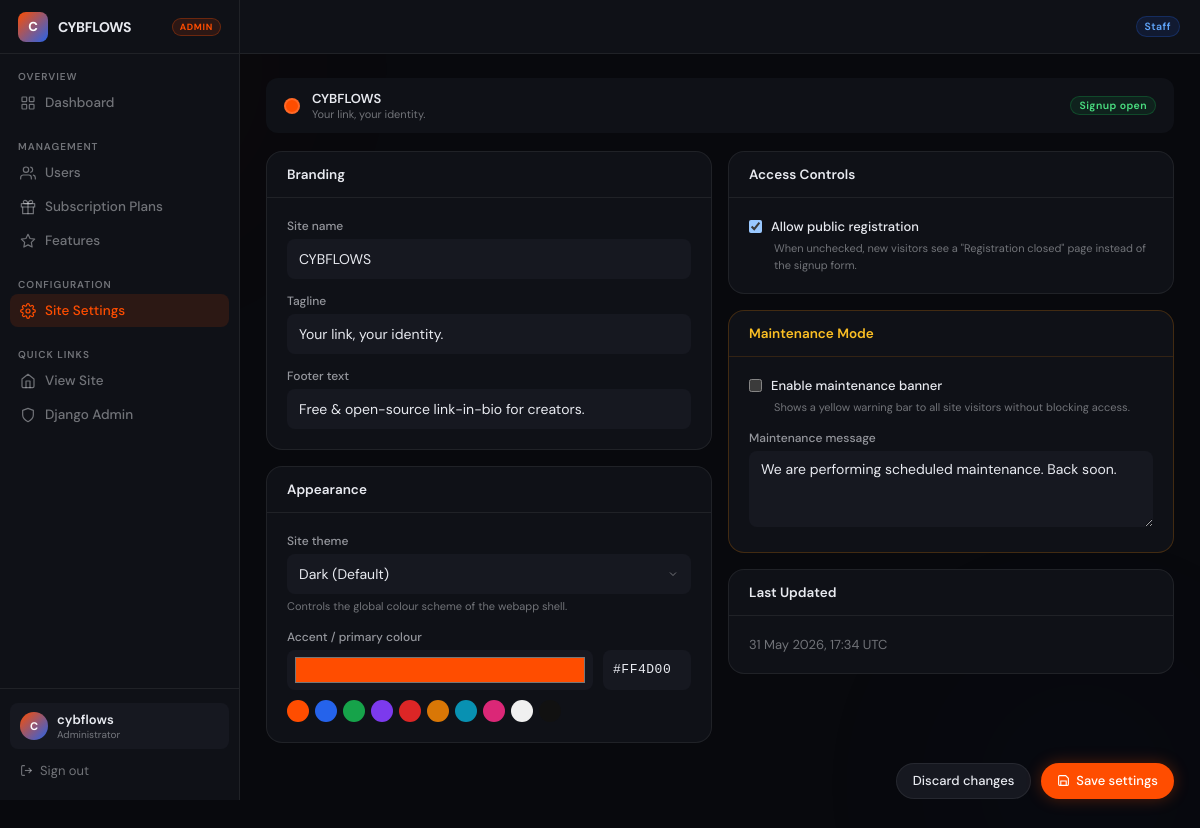
Page /siteadmin/settings/ (signed in) on the committed database.
### siteadmin/models.py (models this page shows, shortened)
class SiteSettings(models.Model):
    site_name       = models.CharField(max_length=80, default='CybFlows')
    tagline         = models.CharField(max_length=160, blank=True,
                                       default='Your link, your identity.')
    site_theme      = models.CharField(max_length=20, choices=SITE_THEME_CHOICES, default='dark')
    accent_color    = models.CharField(max_length=7, default='#ff4d00')
    allow_signup    = models.BooleanField(default=True)
    maintenance     = models.BooleanField(default=False)
    maintenance_msg = models.TextField(blank=True,
                                       default='We are performing scheduled maintenance. Back soon.')
    footer_text     = models.CharField(max_length=200, blank=True,
                                       default='Free & open-source link-in-bio for creators.')
    updated_at      = models.DateTimeField(auto_now=True)
    class Meta:
        verbose_name = 'Site Settings'
    @classmethod
    def load(cls):
        obj, _ = cls.objects.get_or_create(pk=1)
        return obj

### accounts/models.py (models this page shows, shortened)
class User(AbstractUser):
    name    = models.CharField(max_length=120, blank=True)
    bio     = models.TextField(blank=True)
    avatar  = models.ImageField(upload_to='avatars/', blank=True)
    github  = models.URLField(blank=True)
    website = models.URLField(blank=True)
    twitter = models.URLField(blank=True)
    theme         = models.CharField(max_length=20, choices=THEME_CHOICES, default='default')
    color_primary = models.CharField(max_length=7, default='#ff4d00')
    color_bg      = models.CharField(max_length=7, default='#050505')
    color_text    = models.CharField(max_length=7, default='#f0f0f0')
    bg_image      = models.ImageField(upload_to='bg_images/', blank=True)
    profile_font   = models.CharField(max_length=30, choices=FONT_CHOICES, default='dm_sans')
    profile_layout = models.CharField(max_length=30, choices=LAYOUT_CHOICES, default='centered')
    username_changed_at    = models.DateTimeField(null=True, blank=True)
    username_changes_month = models.PositiveSmallIntegerField(default=0)
    username_change_month  = models.PositiveSmallIntegerField(default=0)  # stores month number
    username_change_year   = models.PositiveSmallIntegerField(default=0)  # stores year number

### siteadmin/views.py (the view)
# urls.py: path('settings/',                     views.site_settings,     name='admin_site_settings'),
@login_required
@staff_required
def site_settings(request):
    obj  = SiteSettings.load()
    form = SiteSettingsForm(instance=obj)
    if request.method == 'POST':
        form = SiteSettingsForm(request.POST, instance=obj)
        if form.is_valid():
            form.save()
            messages.success(request, 'Site settings saved.')
            return redirect('admin_site_settings')
    accent_presets = [
        ('#ff4d00','Orange'), ('#2563eb','Blue'),   ('#16a34a','Green'),
        ('#7c3aed','Purple'), ('#dc2626','Red'),     ('#d97706','Amber'),
        ('#0891b2','Cyan'),   ('#db2777','Pink'),    ('#f0f0f0','White'),
        ('#111111','Black'),
    ]
    return render(request, 'siteadmin/site_settings.html', {
        'form': form, 'obj': obj, 'accent_presets': accent_presets,
    })

### siteadmin/forms.py
class SiteSettingsForm(forms.ModelForm):
    class Meta:
        model  = SiteSettings
        fields = [
            'site_name', 'tagline', 'site_theme', 'accent_color',
            'allow_signup', 'maintenance', 'maintenance_msg', 'footer_text',
        ]
        widgets = {
            'accent_color':    forms.TextInput(attrs={'type': 'color'}),
            'maintenance_msg': forms.Textarea(attrs={'rows': 3}),
        }

### devbio/context_processors.py (called while the page is built)
def site_settings(request):
    try:
        from siteadmin.models import SiteSettings
        obj = SiteSettings.load()
    except Exception:
        obj = None
    return {'site_settings': obj}

### templates/siteadmin/site_settings.html (shortened to what this page needs)
{% extends "siteadmin/base.html" %}
{% block nav_settings %}active{% endblock %}
{% block content %}
<div id="preview-bar" style="margin-bottom:18px;padding:12px 18px;border-radius:var(--r-md);border:1px solid var(--border);display:flex;align-items:center;gap:12px;flex-wrap:wrap;background:var(--s1);">
  <span id="prev-dot" style="width:16px;height:16px;border-radius:50%;background:{{ obj.accent_color }};border:2px solid rgba(255,255,255,.15);flex-shrink:0;transition:background .2s;"></span>
  <div>
    <p style="font-size:13px;font-weight:600;" id="prev-name">{{ obj.site_name }}</p>
    <p style="font-size:11px;color:var(--muted);" id="prev-tagline">{{ obj.tagline }}</p>
  </div>
  <div style="margin-left:auto;display:flex;gap:8px;align-items:center;flex-wrap:wrap;">
    <span id="prev-signup" class="badge {% if obj.allow_signup %}b-active{% else %}b-inactive{% endif %}">
      Signup {% if obj.allow_signup %}open{% else %}closed{% endif %}
    </span>
  </div>
</div>
<form method="post" id="settings-form">
  <div style="display:grid;grid-template-columns:1fr 1fr;gap:16px;align-items:start;">
    <div>
      <div class="panel">
        <div class="panel-header"><span class="panel-title">Branding</span></div>
        <div class="panel-body">
          <div class="field"><label class="field-label">Site name</label>{{ form.site_name }}</div>
          <div class="field"><label class="field-label">Tagline</label>{{ form.tagline }}</div>
          <div class="field"><label class="field-label">Footer text</label>{{ form.footer_text }}</div>
        </div>
      </div>
      <div class="panel">
        <div class="panel-header"><span class="panel-title">Appearance</span></div>
        <div class="panel-body">
          <div class="field">
            <label class="field-label">Site theme</label>{{ form.site_theme }}
            <p class="field-hint">Controls the global colour scheme of the webapp shell.</p>
          </div>
          <div class="field">
            <label class="field-label">Accent / primary colour</label>
            <div style="display:flex;gap:10px;align-items:center;">
              {{ form.accent_color }}
              <input type="text" id="accent-hex" maxlength="7" value="{{ obj.accent_color }}"
                     placeholder="#ff4d00" style="width:88px;min-height:40px;font-size:13px;font-family:monospace;letter-spacing:.04em;text-transform:uppercase;padding:9px 10px;background:var(--s2);border:1px solid var(--border);border-radius:var(--r-sm);color:var(--text);outline:none;transition:border-color .2s;">
            </div>
            <div style="display:flex;gap:6px;flex-wrap:wrap;margin-top:10px;">
              {% for hex, name in accent_presets %}
              <button type="button" class="accent-swatch" data-color="{{ hex }}" title="{{ name }}"
                      style="width:22px;height:22px;border-radius:50%;background:{{ hex }};border:2px solid transparent;cursor:pointer;transition:transform .15s;"
                      onmouseover="this.style.transform='scale(1.3)'" onmouseout="this.style.transform='scale(1)'"></button>
              {% endfor %}
            </div>
          </div>
        </div>
      </div>
    </div>
    <div>
      <div class="panel">
        <div class="panel-header"><span class="panel-title">Access Controls</span></div>
        <div class="panel-body">
          <label class="field-check">{{ form.allow_signup }}<span>Allow public registration</span></label>
          <p class="field-hint" style="margin-left:25px;margin-top:5px;">When unchecked, new visitors see a "Registration closed" page instead of the signup form.</p>
        </div>
      </div>
      <div class="panel" style="border-color:rgba(217,119,6,.25);">
        <div class="panel-header" style="border-bottom-color:rgba(217,119,6,.18);">
          <span class="panel-title" style="color:#fbbf24;">Maintenance Mode</span>
        </div>
        <div class="panel-body" style="display:flex;flex-direction:column;gap:14px;">
          <div>
            <label class="field-check">{{ form.maintenance }}<span>Enable maintenance banner</span></label>
            <p class="field-hint" style="margin-left:25px;margin-top:5px;">Shows a yellow warning bar to all site visitors without blocking access.</p>
          </div>
          <div class="field" style="margin-bottom:0;">
            <label class="field-label">Maintenance message</label>{{ form.maintenance_msg }}
          </div>
        </div>
      </div>
      <div class="panel">
        <div class="panel-header"><span class="panel-title">Last Updated</span></div>
        <div class="panel-body">
          <p style="font-size:13px;color:var(--muted);">{{ obj.updated_at|date:"d M Y, H:i" }} UTC</p>
        </div>
      </div>
    </div>
  </div>
  <div style="display:flex;justify-content:flex-end;gap:10px;margin-top:4px;">
    <button type="reset" class="btn btn-ghost">Discard changes</button>
    <button type="submit" class="btn btn-primary">
      <svg viewBox="0 0 24 24"><path d="M19 21H5a2 2 0 0 1-2-2V5a2 2 0 0 1 2-2h11l5 5v11a2 2 0 0 1-2 2z"/><polyline points="17 21 17 13 7 13 7 21"/></svg>
      Save settings
    </button>
  </div>
</form>
{% endblock %}

### templates/siteadmin/base.html (shortened to what this page needs)
<!DOCTYPE html>
<html lang="en">
<head>
</head>
<body>
<aside class="admin-sidebar" id="admin-sidebar">
  <div class="sb-brand">
    <div class="sb-logo">{{ site_settings.site_name|default:"A"|first|upper }}</div>
    <span class="sb-name">{{ site_settings.site_name|default:"CybFlows" }}</span>
    <span class="sb-badge">Admin</span>
  </div>
  <div class="sb-sec">
    <p class="sb-label">Overview</p>
    <a href="{% url 'admin_dashboard' %}" class="sb-link {% block nav_dash %}{% endblock %}" onclick="closeSidebar()">
      <svg viewBox="0 0 24 24"><rect x="3" y="3" width="7" height="7" rx="1"/><rect x="14" y="3" width="7" height="7" rx="1"/><rect x="14" y="14" width="7" height="7" rx="1"/><rect x="3" y="14" width="7" height="7" rx="1"/></svg>
      Dashboard
    </a>
  </div>
  <div class="sb-sec">
    <p class="sb-label">Management</p>
    <a href="{% url 'admin_user_list' %}" class="sb-link {% block nav_users %}{% endblock %}" onclick="closeSidebar()">
      <svg viewBox="0 0 24 24"><path d="M17 21v-2a4 4 0 0 0-4-4H5a4 4 0 0 0-4 4v2"/><circle cx="9" cy="7" r="4"/><path d="M23 21v-2a4 4 0 0 0-3-3.87"/><path d="M16 3.13a4 4 0 0 1 0 7.75"/></svg>
      Users
    </a>
    <a href="{% url 'admin_plan_list' %}" class="sb-link {% block nav_plans %}{% endblock %}" onclick="closeSidebar()">
      <svg viewBox="0 0 24 24"><polyline points="20 12 20 22 4 22 4 12"/><rect x="2" y="7" width="20" height="5"/><path d="M12 22V7"/><path d="M12 7H7.5a2.5 2.5 0 0 1 0-5C11 2 12 7 12 7z"/><path d="M12 7h4.5a2.5 2.5 0 0 0 0-5C13 2 12 7 12 7z"/></svg>
      Subscription Plans
    </a>
    <a href="{% url 'admin_feature_list' %}" class="sb-link {% block nav_features %}{% endblock %}" onclick="closeSidebar()">
      <svg viewBox="0 0 24 24"><polygon points="12 2 15.09 8.26 22 9.27 17 14.14 18.18 21.02 12 17.77 5.82 21.02 7 14.14 2 9.27 8.91 8.26 12 2"/></svg>
      Features
    </a>
  </div>
  <div class="sb-sec">
    <p class="sb-label">Configuration</p>
    <a href="{% url 'admin_site_settings' %}" class="sb-link {% block nav_settings %}{% endblock %}" onclick="closeSidebar()">
      Site Settings
    </a>
  </div>
  <div class="sb-sec">
    <p class="sb-label">Quick Links</p>
    <a href="/" class="sb-link" target="_blank" rel="noopener">
      <svg viewBox="0 0 24 24"><path d="M3 9l9-7 9 7v11a2 2 0 0 1-2 2H5a2 2 0 0 1-2-2z"/><polyline points="9 22 9 12 15 12 15 22"/></svg>
      View Site
    </a>
    <a href="/admin/" class="sb-link">
      <svg viewBox="0 0 24 24"><path d="M12 22s8-4 8-10V5l-8-3-8 3v7c0 6 8 10 8 10z"/></svg>
      Django Admin
    </a>
  </div>
  <div class="sb-footer">
    <div class="sb-user">
      <div class="sb-avatar">{{ request.user.username|first|upper }}</div>
      <div style="min-width:0;">
        <p class="sb-uname">{{ request.user.username }}</p>
        <p class="sb-urole">Administrator</p>
      </div>
    </div>
    <a href="/logout/" class="sb-logout">
      <svg viewBox="0 0 24 24"><path d="M9 21H5a2 2 0 0 1-2-2V5a2 2 0 0 1 2-2h4"/><polyline points="16 17 21 12 16 7"/><line x1="21" y1="12" x2="9" y2="12"/></svg>
      Sign out
    </a>
  </div>
</aside>
<header class="admin-topbar">
  <div class="topbar-left">
    <h1 style="font-size:15px;font-weight:600;letter-spacing:-.2px;">{% block page_title %}Admin{% endblock %}</h1>
  </div>
  <div class="topbar-right">
    <span class="badge b-staff" style="font-size:10.5px;padding:3px 8px;">Staff</span>
  </div>
</header>
<div class="admin-main">
  <div class="admin-content">
    {% block content %}{% endblock %}
  </div>
</div>
</body>
</html>

### templates/siteadmin/site_settings.html (style rules this page uses)
.field input[type="text"],.field input[type="color"],.field textarea,.field select { width:100%;padding:9px 12px;background:var(--s2);border:1px solid var(--border); border-radius:var(--r-sm);color:var(--text);font-family:'DM Sans',sans-serif;font-size:14px; outline:none;transition:border-color .2s,box-shadow .2s;appearance:none;min-height:40px;margin-bottom:0 }
.field input[type="color"] { height:40px;padding:3px 6px;cursor:pointer;min-height:unset }
.field select { background-repeat:no-repeat;background-position:right 12px center;padding-right:32px }
.field textarea { resize:vertical;min-height:76px }

### rows in the picture
SiteSettings: site_name|first "C", site_name "CYBFLOWS", tagline "Your link, your identity.", footer_text "Free & open-source link-in-bio for creators.", site_theme "Dark (Default)", accent_color "#ff4d00", allow_signup "☑", maintenance_msg "We are performing scheduled maintenance. Back soon.", updated_at "31 May 2026, 17:34"
User: user.username|first "C", user.username "cybflows"
